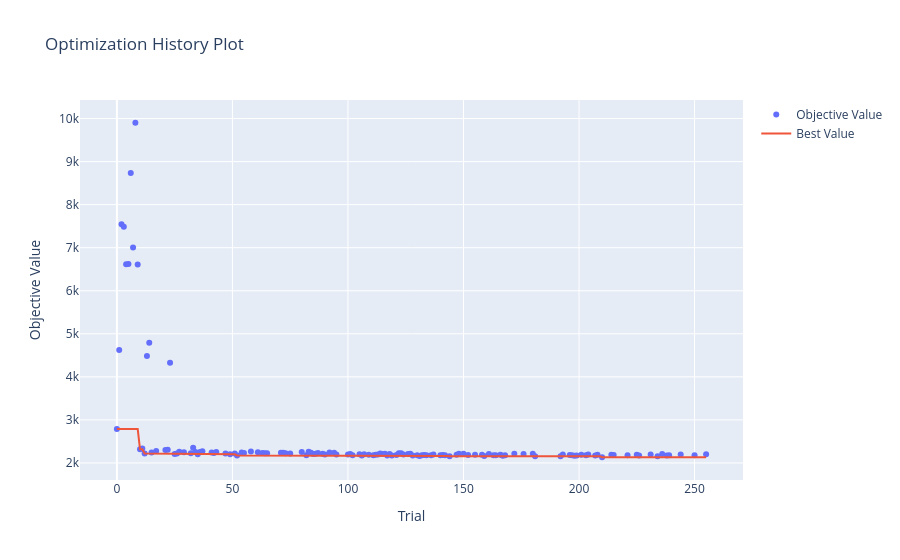
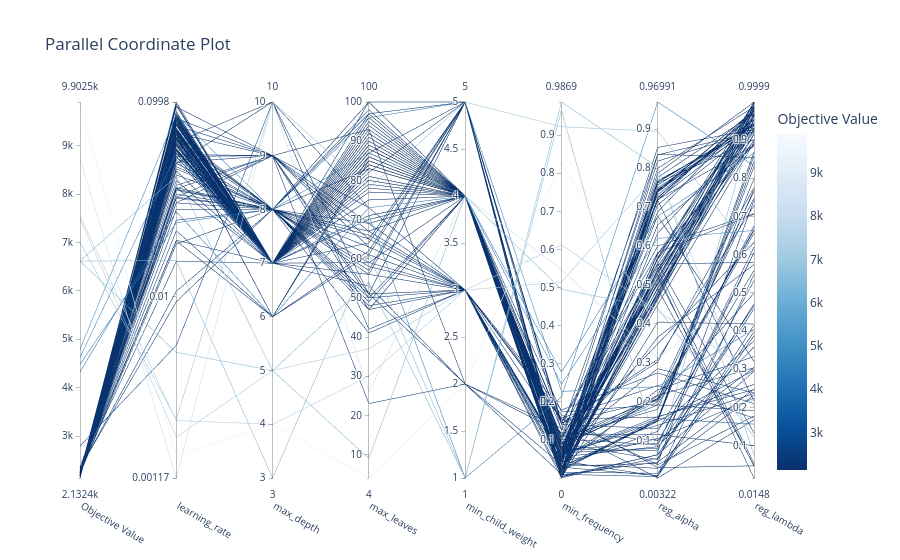
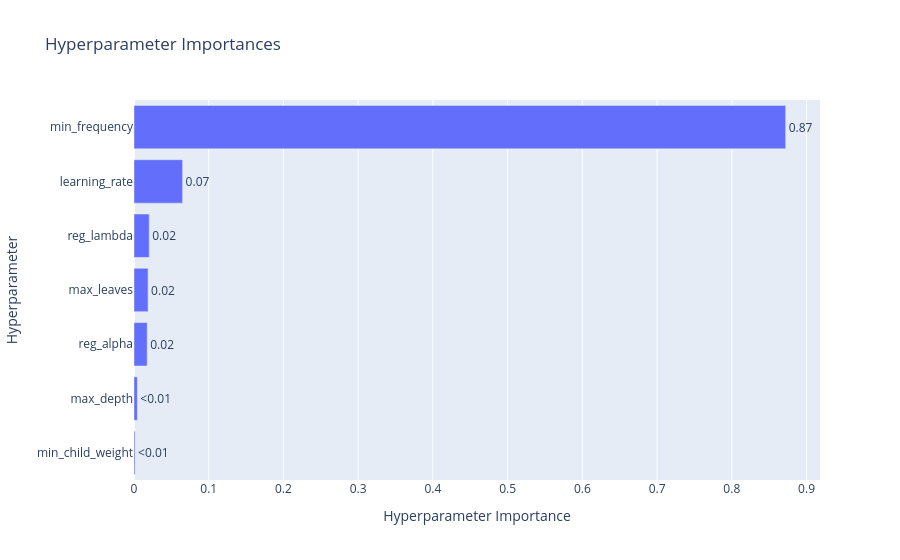

Source (notebook cell) for these figures, in order:
### Markdown cell above
## 5. Visualizaciones (5 puntos)

<p align="center">
  <img src="https://media.tenor.com/F-LgB1xTebEAAAAd/look-at-this-graph-nickelback.gif">
</p>


Satisfecho con su trabajo, Fiu le pregunta si es posible generar visualizaciones que permitan entender el entrenamiento de su modelo.

A partir del siguiente <a href = https://optuna.readthedocs.io/en/stable/tutorial/10_key_features/005_visualization.html#visualization>enlace</a>, genere las siguientes visualizaciones:

1. Gráfico de historial de optimización [1 punto]
2. Gráfico de coordenadas paralelas [1 punto]
3. Gráfico de importancia de hiperparámetros [1 punto]

Comente sus resultados:

4. ¿Desde qué *trial* se empiezan a observar mejoras notables en sus resultados? [0.5 puntos]
5. ¿Qué tendencias puede observar a partir del gráfico de coordenadas paralelas? [1 punto]
6. ¿Cuáles son los hiperparámetros con mayor importancia para la optimización de su modelo? [0.5 puntos]

### Code cell
# Historial de optimización
fig1 = plot_optimization_history(study)
fig1.show()

# Coordenadas paralelas
fig2 = plot_parallel_coordinate(study)
fig2.show()

# Importancia de hiperparámetros
fig3 = plot_param_importances(study)
fig3.show()

### Figure 1 — Plotly figure (JSON) as saved in the notebook; plotly's stock layout.template omitted (floating-point values rounded to 4 significant figures; data arrays with more than 128 entries replaced by an {"elided": "..."} marker saying what was removed)
{"data": [{"mode": "markers", "name": "Objective Value", "type": "scatter", "x": {"elided": "136 int values"}, "y": {"elided": "136 float values"}}, {"mode": "lines", "name": "Best Value", "type": "scatter", "x": {"elided": "256 int values"}, "y": {"elided": "256 float values"}}, {"marker": {"color": "#cccccc"}, "mode": "markers", "name": "Infeasible Trial", "showlegend": false, "type": "scatter", "x": [], "y": []}], "layout": {"title": {"text": "Optimization History Plot"}, "xaxis": {"title": {"text": "Trial"}}, "yaxis": {"title": {"text": "Objective Value"}}}}

### Figure 2 — Plotly figure (JSON) as saved in the notebook; plotly's stock layout.template omitted (floating-point values rounded to 4 significant figures; data arrays with more than 128 entries replaced by an {"elided": "..."} marker saying what was removed)
{"data": [{"dimensions": [{"label": "Objective Value", "range": [2132.0, 9902.0], "values": {"elided": "136 float values"}}, {"label": "learning_rate", "range": [-2.931, -1.001], "ticktext": ["0.00117", "0.01", "0.0998"], "tickvals": [-2.931, -2, -1.001], "values": {"elided": "136 float values"}}, {"label": "max_depth", "range": [3, 10], "values": {"elided": "136 int values"}}, {"label": "max_leaves", "range": [4, 100], "values": {"elided": "136 int values"}}, {"label": "min_child_weight", "range": [1, 5], "values": {"elided": "136 int values"}}, {"label": "min_frequency", "range": [1.29e-05, 0.9869], "values": {"elided": "136 float values"}}, {"label": "reg_alpha", "range": [0.00322, 0.9699], "values": {"elided": "136 float values"}}, {"label": "reg_lambda", "range": [0.01481, 0.9999], "values": {"elided": "136 float values"}}], "labelangle": 30, "labelside": "bottom", "line": {"color": {"elided": "136 float values"}, "colorbar": {"title": {"text": "Objective Value"}}, "colorscale": [[0, "rgb(247,251,255)"], [0.125, "rgb(222,235,247)"], [0.25, "rgb(198,219,239)"], [0.375, "rgb(158,202,225)"], [0.5, "rgb(107,174,214)"], [0.625, "rgb(66,146,198)"], [0.75, "rgb(33,113,181)"], [0.875, "rgb(8,81,156)"], [1, "rgb(8,48,107)"]], "reversescale": true, "showscale": true}, "type": "parcoords"}], "layout": {"title": {"text": "Parallel Coordinate Plot"}}}

### Figure 3 — Plotly figure (JSON) as saved in the notebook; plotly's stock layout.template omitted (floating-point values rounded to 4 significant figures)
{"data": [{"cliponaxis": false, "hovertemplate": ["min_child_weight (IntDistribution): 0.0014398736000832766<extra></extra>", "max_depth (IntDistribution): 0.004493545565941342<extra></extra>", "reg_alpha (FloatDistribution): 0.01768768700803465<extra></extra>", "max_leaves (IntDistribution): 0.018857140261519207<extra></extra>", "reg_lambda (FloatDistribution): 0.02038177975977072<extra></extra>", "learning_rate (FloatDistribution): 0.06501640188456738<extra></extra>", "min_frequency (FloatDistribution): 0.8721235719200835<extra></extra>"], "name": "Objective Value", "orientation": "h", "text": ["<0.01", "<0.01", "0.02", "0.02", "0.02", "0.07", "0.87"], "textposition": "outside", "type": "bar", "x": [0.00144, 0.004494, 0.01769, 0.01886, 0.02038, 0.06502, 0.8721], "y": ["min_child_weight", "max_depth", "reg_alpha", "max_leaves", "reg_lambda", "learning_rate", "min_frequency"]}], "layout": {"title": {"text": "Hyperparameter Importances"}, "xaxis": {"title": {"text": "Hyperparameter Importance"}}, "yaxis": {"title": {"text": "Hyperparameter"}}}}
